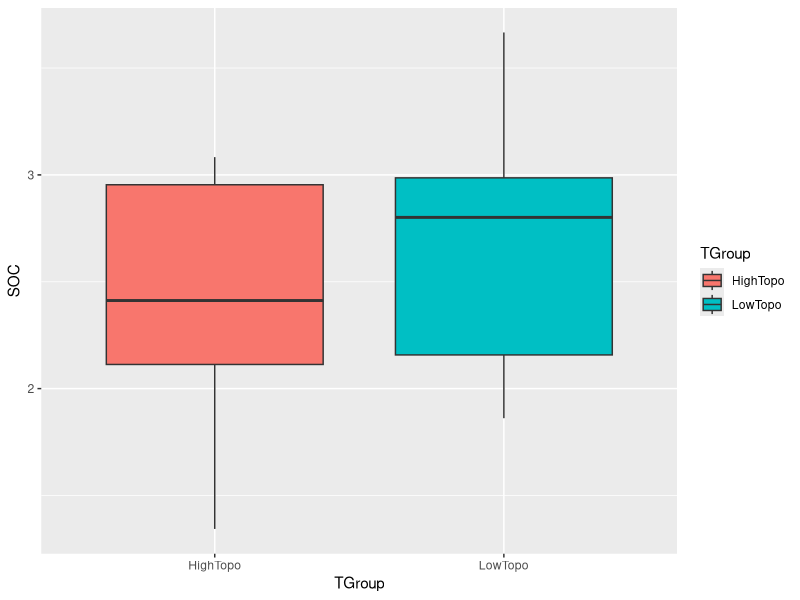

Generate this figure with R:
# Homework seven R code
# 28 Feb 2024
# Molly Ratliff

library(ggplot2)

# size, mean, and variance of data
nName <- c("LowTopo","HighTopo") 
nSize <- c(9,9)
nMean <- c(3,2) 
nSD <- c(0.75,0.75)

# data frame setup
ID <- 1:(sum(nSize))
SOC <- c(rnorm(n=nSize[1],mean=nMean[1],sd=nSD[1]),
            rnorm(n=nSize[2],mean=nMean[2],sd=nSD[2]))
TGroup <- rep(nName,nSize)
ANOdata <- data.frame(ID,TGroup,SOC)
str(ANOdata)
print(ANOdata)

# model
ANOmodel <- aov(SOC~TGroup,data=ANOdata)
print(summary(ANOmodel))
z <- summary(ANOmodel)
str(z)
aggregate(SOC~TGroup,data=ANOdata,FUN=mean)

# plot
ANOPlot <- ggplot(data=ANOdata) +
  aes(x=TGroup,y=SOC,fill=TGroup) +
  geom_boxplot()
print(ANOPlot)


